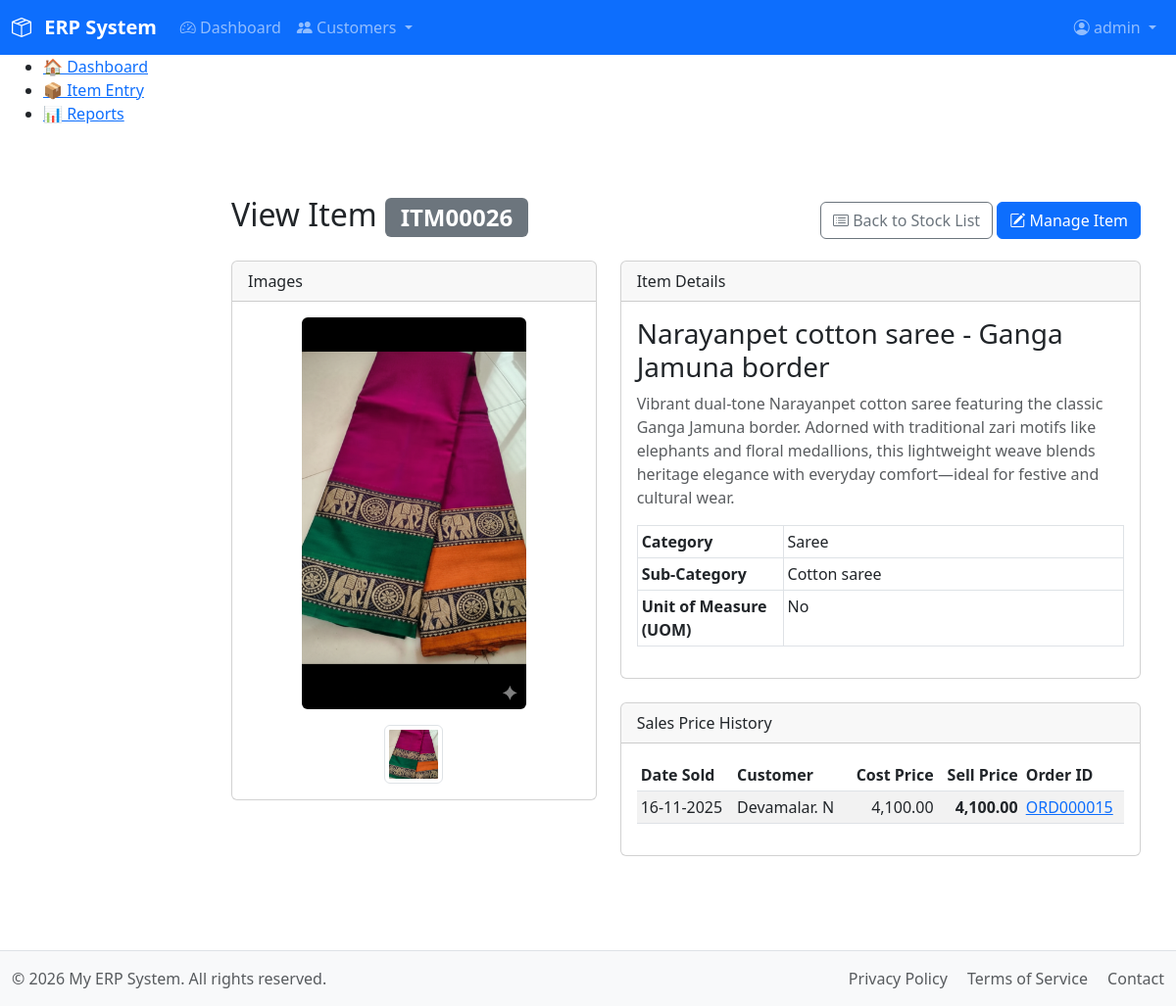
/modules/inventory/view_item.php?item_id=ITM00026 (signed in), run on the app's committed database.
### tables this page shows
CREATE TABLE `items` (
  `item_id` varchar(10) NOT NULL,
  `category_sub_id` varchar(10) NOT NULL,
  `name` varchar(150) NOT NULL,
  `uom` varchar(20) NOT NULL DEFAULT 'No',
  `description` text DEFAULT NULL,
  `main_image_path` varchar(255) DEFAULT NULL,
  `created_at` timestamp NOT NULL DEFAULT current_timestamp(),
  `created_by` int(11) DEFAULT NULL,
  `created_by_name` varchar(50) DEFAULT NULL,
  `updated_at` timestamp NULL DEFAULT NULL ON UPDATE current_timestamp(),
  `updated_by` int(11) DEFAULT NULL,
  `updated_by_name` varchar(50) DEFAULT NULL,
  PRIMARY KEY (`item_id`),
  UNIQUE KEY `name` (`name`),
  KEY `category_sub_id` (`category_sub_id`),
  CONSTRAINT `fk_category_sub` FOREIGN KEY (`category_sub_id`) REFERENCES `categories_sub` (`category_sub_id`) ON DELETE CASCADE ON UPDATE CASCADE
);

CREATE TABLE `categories` (
  `category_id` varchar(10) NOT NULL,
  `name` varchar(255) NOT NULL,
  `description` text DEFAULT NULL,
  `created_at` timestamp NOT NULL DEFAULT current_timestamp(),
  `created_by` int(11) DEFAULT NULL,
  `created_by_name` varchar(255) DEFAULT NULL,
  `updated_at` timestamp NULL DEFAULT NULL,
  `updated_by` int(11) DEFAULT NULL,
  `updated_by_name` varchar(255) DEFAULT NULL,
  PRIMARY KEY (`category_id`),
  UNIQUE KEY `name` (`name`)
);

CREATE TABLE `categories_sub` (
  `category_sub_id` varchar(10) NOT NULL,
  `category_id` varchar(10) NOT NULL,
  `name` varchar(100) NOT NULL,
  `description` text DEFAULT NULL,
  `created_at` timestamp NOT NULL DEFAULT current_timestamp(),
  `created_by` int(11) DEFAULT NULL,
  `created_by_name` varchar(50) DEFAULT NULL,
  `updated_at` timestamp NULL DEFAULT NULL ON UPDATE current_timestamp(),
  `updated_by` int(11) DEFAULT NULL,
  `updated_by_name` varchar(50) DEFAULT NULL,
  PRIMARY KEY (`category_sub_id`),
  UNIQUE KEY `name` (`name`),
  KEY `category_id` (`category_id`),
  CONSTRAINT `fk_category` FOREIGN KEY (`category_id`) REFERENCES `categories` (`category_id`) ON DELETE CASCADE ON UPDATE CASCADE
);

CREATE TABLE `order_items` (
  `order_item_id` int(11) NOT NULL AUTO_INCREMENT,
  `order_id` varchar(10) NOT NULL,
  `item_id` varchar(10) NOT NULL,
  `quantity` decimal(10,2) NOT NULL,
  `price` decimal(10,2) NOT NULL,
  `cost_price` decimal(10,2) NOT NULL DEFAULT 0.00,
  `profit_margin` decimal(5,2) NOT NULL DEFAULT 0.00,
  PRIMARY KEY (`order_item_id`),
  KEY `order_id` (`order_id`),
  KEY `item_id` (`item_id`),
  CONSTRAINT `fk_order_header` FOREIGN KEY (`order_id`) REFERENCES `orders` (`order_id`) ON DELETE CASCADE ON UPDATE CASCADE
);

CREATE TABLE `orders` (
  `order_id` varchar(10) NOT NULL,
  `customer_id` varchar(10) NOT NULL,
  `order_date` date NOT NULL,
  `status` enum('New','Processing','Awaiting Stock','With Courier','Delivered','Canceled') NOT NULL DEFAULT 'New',
  `stock_type` enum('Ex-Stock','Pre-Book') NOT NULL DEFAULT 'Ex-Stock',
  `total_amount` decimal(10,2) NOT NULL DEFAULT 0.00,
  `other_expenses` decimal(10,2) NOT NULL DEFAULT 0.00,
  `payment_method` enum('BT','COD') NOT NULL DEFAULT 'COD',
  `payment_status` enum('Pending','Received') NOT NULL DEFAULT 'Pending',
  `remarks` text DEFAULT NULL,
  `created_at` timestamp NOT NULL DEFAULT current_timestamp(),
  `created_by` int(11) DEFAULT NULL,
  `created_by_name` varchar(50) DEFAULT NULL,
  PRIMARY KEY (`order_id`),
  KEY `customer_id` (`customer_id`),
  CONSTRAINT `fk_order_customer` FOREIGN KEY (`customer_id`) REFERENCES `customers` (`customer_id`) ON UPDATE CASCADE
);

CREATE TABLE `customers` (
  `customer_id` varchar(10) NOT NULL,
  `phone` varchar(15) NOT NULL,
  `name` varchar(100) NOT NULL,
  `address` text DEFAULT NULL,
  `city` varchar(50) DEFAULT NULL,
  `district` varchar(50) DEFAULT NULL,
  `postal_code` varchar(20) DEFAULT NULL,
  `known_by` varchar(50) DEFAULT NULL,
  `email` varchar(100) DEFAULT NULL,
  `first_order_date` date DEFAULT NULL,
  `description` text DEFAULT NULL,
  `profile` text DEFAULT NULL,
  `created_at` datetime NOT NULL,
  `created_by` int(11) NOT NULL,
  `created_by_name` varchar(100) NOT NULL,
  `updated_at` timestamp NULL DEFAULT NULL,
  `updated_by` int(11) DEFAULT NULL,
  `updated_by_name` varchar(255) DEFAULT NULL,
  PRIMARY KEY (`customer_id`),
  UNIQUE KEY `phone` (`phone`),
  KEY `created_by` (`created_by`),
  KEY `updated_by` (`updated_by`),
  CONSTRAINT `customers_ibfk_1` FOREIGN KEY (`created_by`) REFERENCES `users` (`id`),
  CONSTRAINT `customers_ibfk_2` FOREIGN KEY (`updated_by`) REFERENCES `users` (`id`)
);

### includes/functions.php (called while the page is built, shortened)
<?php
function get_item_details($item_id)
{
    $db = db();
    $stmt = $db->prepare("
        SELECT
            i.*,
            cs.category_id, -- THIS IS THE CRITICAL ADDITION
            c.name as category_name,
            cs.name as sub_category_name
        FROM items i
        JOIN categories_sub cs ON i.category_sub_id = cs.category_sub_id
        JOIN categories c ON cs.category_id = c.category_id
        WHERE i.item_id = ?
    ");
    $stmt->bind_param("s", $item_id);
    $stmt->execute();
    $item_details = $stmt->get_result()->fetch_assoc();
    $image_dir = __DIR__ . '/../Images/';
    $image_pattern = $image_dir . $item_id . '-*.jpg';
    $image_paths = glob($image_pattern);
    $image_urls = [];
    if ($image_paths) {
        foreach ($image_paths as $path) {
            $image_urls[] = '/Images/' . basename($path);
        }
    }
    $item_details['images'] = $image_urls;
    $stmt_price = $db->prepare("
        SELECT
            o.order_date,
            o.order_id,
            oi.price,
            oi.cost_price,
            c.name as customer_name
        FROM order_items oi
        JOIN orders o ON oi.order_id = o.order_id
        JOIN customers c on o.customer_id = c.customer_id
        WHERE oi.item_id = ?
          AND o.status != 'Canceled'
        ORDER BY o.order_date DESC
    ");
    $stmt_price->bind_param("s", $item_id);
    $stmt_price->execute();
    $item_details['price_history'] = $stmt_price->get_result()->fetch_all(MYSQLI_ASSOC);
    return $item_details;
}

### modules/inventory/view_item.php (the view, shortened to what this page needs)
<?php
require_once __DIR__ . '/../../includes/functions.php';
$item_id = $_GET['item_id'] ?? null;
$item = get_item_details($item_id);
require_once __DIR__ . '/../../includes/header.php';
?>
<main class="container mt-4">
    <div class="d-flex justify-content-between align-items-center mb-3">
        <h2>View Item <span class="badge bg-secondary"><?= htmlspecialchars($item['item_id']) ?></span></h2>
        <div>
            <a href="/modules/inventory/list_stock_levels.php" class="btn btn-outline-secondary">
                <i class="bi bi-card-list"></i> Back to Stock List
            </a>
            <a href="/modules/inventory/entry_item.php?item_id=<?= htmlspecialchars($item['item_id']) ?>" class="btn btn-primary">
                <i class="bi bi-pencil-square"></i> Manage Item
            </a>
        </div>
    </div>
    <div class="row g-4">
        <div class="col-md-5">
            <div class="card">
                <div class="card-header">Images</div>
                <div class="card-body">
                    <?php if (empty($item['images'])): ?>
                        <div class="text-center text-muted p-4">
                            <i class="bi bi-image-alt fs-1"></i>
                            <p>No images available for this item.</p>
                        </div>
                    <?php else: ?>
                        <div class="mb-3 text-center">
                            <img src="<?= htmlspecialchars($item['main_image_path'] ?? $item['images'][0]) ?>"
                                 id="mainImageView"
                                 class="img-fluid rounded"
                                 style="max-height: 400px; object-fit: contain;"
                                 alt="Main item image">
                        </div>
                        <div class="d-flex flex-wrap gap-2 justify-content-center">
                            <?php foreach ($item['images'] as $image_url): ?>
                                <img src="<?= htmlspecialchars($image_url) ?>"
                                     class="img-thumbnail item-thumbnail"
                                     style="height: 60px; width: 60px; object-fit: cover; cursor: pointer;"
                                     alt="Item thumbnail">
                            <?php endforeach; ?>
                        </div>
                    <?php endif; ?>
                </div>
            </div>
        </div>
        <div class="col-md-7">
            <div class="card mb-4">
                <div class="card-header">Item Details</div>
                <div class="card-body">
                    <h3><?= htmlspecialchars($item['name']) ?></h3>
                    <p class="text-muted"><?= htmlspecialchars($item['description'] ?: 'No description provided.') ?></p>
                    <table class="table table-sm table-bordered">
                        <tr>
                            <th style="width: 30%;">Category</th>
                            <td><?= htmlspecialchars($item['category_name']) ?></td>
                        </tr>
                        <tr>
                            <th>Sub-Category</th>
                            <td><?= htmlspecialchars($item['sub_category_name']) ?></td>
                        </tr>
                        <tr>
                            <th>Unit of Measure (UOM)</th>
                            <td><?= htmlspecialchars($item['uom']) ?></td>
                        </tr>
                    </table>
                </div>
            </div>
            <div class="card">
                <div class="card-header">Sales Price History</div>
                <div class="card-body">
                    <?php if (empty($item['price_history'])): ?>
                        <p class="text-muted">This item has not been sold yet.</p>
                    <?php else: ?>
                        <div class="table-responsive" style="max-height: 300px;">
                            <table class="table table-sm table-striped table-hover">
                                <thead>
                                    <tr>
                                        <th>Date Sold</th>
                                        <th>Customer</th>
                                        <th class="text-end">Cost Price</th>
                                        <th class="text-end">Sell Price</th>
                                        <th>Order ID</th>
                                    </tr>
                                </thead>
                                <tbody>
                                    <?php foreach ($item['price_history'] as $history): ?>
                                    <tr>
                                        <td><?= htmlspecialchars(date("d-m-Y", strtotime($history['order_date']))) ?></td>
                                        <td><?= htmlspecialchars($history['customer_name']) ?></td>
                                        <td class="text-end"><?= number_format($history['cost_price'], 2) ?></td>
                                        <td class="text-end fw-bold"><?= number_format($history['price'], 2) ?></td>
                                        <td>
                                            <a href="/modules/sales/entry_order.php?order_id=<?= htmlspecialchars($history['order_id']) ?>" target="_blank">
                                                <?= htmlspecialchars($history['order_id']) ?>
                                            </a>
                                        </td>
                                    </tr>
                                    <?php endforeach; ?>
                                </tbody>
                            </table>
                        </div>
                    <?php endif; ?>
                </div>
            </div>
        </div>
    </div>
</main>
<?php require_once __DIR__ . '/../../includes/footer.php'; ?>

### assets/css/main.css (style rules this page uses)
main { padding-top: 1rem; padding-bottom: 3rem; }

### data on the page
items: item_id "ITM00026", main_image_path (picture), name "Narayanpet cotton saree - Ganga Jamuna border", description "Vibrant dual-tone Narayanpet cotton saree featuring the classic Ganga Jamuna border. Adorned with traditional zari motifs like elephants and floral medallions, this lightweight weave blends heritage elegance with everyday comfort—ideal for festive and cultural wear.", categories.name "Saree", category_sub.name "Cotton saree", uom "No"
order_items: order.order_date "16-11-2025", customers.name "Devamalar. N", cost_price "4,100.00", price "4,100.00", order.order_id "ORD000015"

### other printed values
$_SESSION['username'] "admin"
